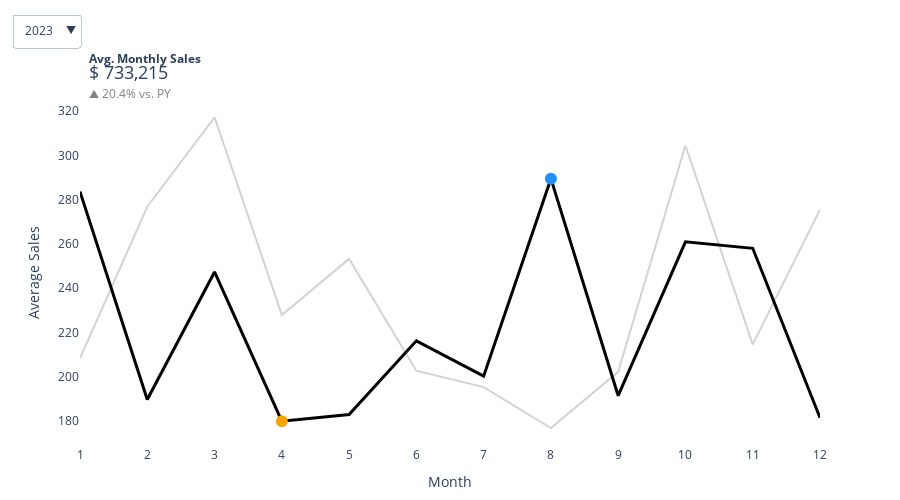

This figure's notebook cell:
### Code cell
import plotly.graph_objects as go
import pandas as pd

# Asegúrate de tener la columna 'Month'
orders['Order Date'] = pd.to_datetime(orders['Order Date'])
orders['Month'] = orders['Order Date'].dt.month

años_disponibles = sorted(orders['Year'].unique())
fig = go.Figure()
trazas = []

# Creamos las trazas de cada año
for i, año in enumerate(años_disponibles):
    actual = orders[orders['Year'] == año].groupby('Month')['Sales'].mean()
    anterior = orders[orders['Year'] == año - 1].groupby('Month')['Sales'].mean()

    total_actual = orders[orders['Year'] == año]['Sales'].sum()
    total_anterior = orders[orders['Year'] == año - 1]['Sales'].sum() if not anterior.empty else 0
    diff_pct = ((total_actual - total_anterior) / total_anterior * 100) if total_anterior else 0

    max_mes = actual.idxmax()
    min_mes = actual.idxmin()

    # Línea gris: año anterior
    trazas.append(go.Scatter(
        x=anterior.index,
        y=anterior.values,
        mode='lines',
        name=f"{año - 1}",
        line=dict(color='lightgray', width=2),
        visible=(i == len(años_disponibles) - 1)
    ))

    # Línea negra: año actual
    trazas.append(go.Scatter(
        x=actual.index,
        y=actual.values,
        mode='lines',
        name=f"{año}",
        line=dict(color='black', width=3),
        visible=(i == len(años_disponibles) - 1)
    ))

    # Punto mínimo (naranja)
    trazas.append(go.Scatter(
        x=[min_mes],
        y=[actual[min_mes]],
        mode='markers',
        marker=dict(color='orange', size=12),
        name='Min',
        visible=(i == len(años_disponibles) - 1)
    ))

    # Punto máximo (azul)
    trazas.append(go.Scatter(
        x=[max_mes],
        y=[actual[max_mes]],
        mode='markers',
        marker=dict(color='dodgerblue', size=12),
        name='Max',
        visible=(i == len(años_disponibles) - 1)
    ))

# Añadir todas las trazas al gráfico
for traza in trazas:
    fig.add_trace(traza)

# Crear botones del dropdown por año
botones = []
for i, año in enumerate(años_disponibles):
    actual = orders[orders['Year'] == año].groupby('Month')['Sales'].mean()
    anterior = orders[orders['Year'] == año - 1].groupby('Month')['Sales'].mean()
    total_actual = orders[orders['Year'] == año]['Sales'].sum()
    total_anterior = orders[orders['Year'] == año - 1]['Sales'].sum() if not anterior.empty else 0
    diff_pct = ((total_actual - total_anterior) / total_anterior * 100) if total_anterior else 0

    visibilidad = [False] * len(trazas)
    visibilidad[i*4:i*4+4] = [True] * 4

    botones.append(dict(
        label=str(año),
        method='update',
        args=[
            {'visible': visibilidad},
            {'annotations': [
                dict(x=0.01, y=1.15, xref='paper', yref='paper',
                     text=f"<b>Avg. Monthly Sales</b><br><span style='font-size:1.5em'>$ {total_actual:,.0f}</span>",
                     showarrow=False, align='left'),
                dict(x=0.01, y=1.05, xref='paper', yref='paper',
                     text=f"<span style='color:gray;'>▲ {diff_pct:.1f}% vs. PY</span>",
                     showarrow=False, align='left')
            ]}
        ]
    ))

# Valores por defecto (último año)
último_año = años_disponibles[-1]
df_ult = orders[orders['Year'] == último_año]['Sales']
df_ant = orders[orders['Year'] == último_año - 1]['Sales']
ventas_ult = df_ult.sum()
ventas_ant = df_ant.sum()
diff_ult = ((ventas_ult - ventas_ant) / ventas_ant * 100) if ventas_ant.sum() else 0

# Layout y diseño
fig.update_layout(
    updatemenus=[dict(
        active=len(botones) - 1,
        buttons=botones,
        direction="down",
        x=0,
        y=1.25,
        showactive=True
    )],
    annotations=[
        dict(x=0.01, y=1.15, xref='paper', yref='paper',
             text=f"<b>Avg. Monthly Sales</b><br><span style='font-size:1.5em'>$ {ventas_ult:,.0f}</span>",
             showarrow=False, align='left'),
        dict(x=0.01, y=1.05, xref='paper', yref='paper',
             text=f"<span style='color:gray;'>▲ {diff_ult:.1f}% vs. PY</span>",
             showarrow=False, align='left')
    ],
    height=500,
    margin=dict(t=100, b=40),
    plot_bgcolor='white',
    xaxis=dict(title='Month', dtick=1),
    yaxis=dict(title='Average Sales'),
    showlegend=False
)

fig.show()

### Figure 1 — Plotly figure (JSON) as saved in the notebook; plotly's stock layout.template omitted (floating-point values rounded to 4 significant figures)
{"data": [{"line": {"color": "lightgray", "width": 2}, "mode": "lines", "name": "2019", "type": "scatter", "visible": false, "x": [], "y": []}, {"line": {"color": "black", "width": 3}, "mode": "lines", "name": "2020", "type": "scatter", "visible": false, "x": [1, 2, 3, 4, 5, 6, 7, 8, 9, 10, 11, 12], "y": [180.2, 98.26, 354.7, 209.6, 193.8, 256.3, 237.4, 182.4, 305.1, 197.8, 247.3, 250.2]}, {"marker": {"color": "orange", "size": 12}, "mode": "markers", "name": "Min", "type": "scatter", "visible": false, "x": [2], "y": [98.26]}, {"marker": {"color": "dodgerblue", "size": 12}, "mode": "markers", "name": "Max", "type": "scatter", "visible": false, "x": [3], "y": [354.7]}, {"line": {"color": "lightgray", "width": 2}, "mode": "lines", "name": "2020", "type": "scatter", "visible": false, "x": [1, 2, 3, 4, 5, 6, 7, 8, 9, 10, 11, 12], "y": [180.2, 98.26, 354.7, 209.6, 193.8, 256.3, 237.4, 182.4, 305.1, 197.8, 247.3, 250.2]}, {"line": {"color": "black", "width": 3}, "mode": "lines", "name": "2021", "type": "scatter", "visible": false, "x": [1, 2, 3, 4, 5, 6, 7, 8, 9, 10, 11, 12], "y": [313.3, 186.7, 280.6, 213.7, 206.4, 179.7, 205.5, 232.1, 220.5, 189.2, 234.5, 237.1]}, {"marker": {"color": "orange", "size": 12}, "mode": "markers", "name": "Min", "type": "scatter", "visible": false, "x": [6], "y": [179.7]}, {"marker": {"color": "dodgerblue", "size": 12}, "mode": "markers", "name": "Max", "type": "scatter", "visible": false, "x": [1], "y": [313.3]}, {"line": {"color": "lightgray", "width": 2}, "mode": "lines", "name": "2021", "type": "scatter", "visible": false, "x": [1, 2, 3, 4, 5, 6, 7, 8, 9, 10, 11, 12], "y": [313.3, 186.7, 280.6, 213.7, 206.4, 179.7, 205.5, 232.1, 220.5, 189.2, 234.5, 237.1]}, {"line": {"color": "black", "width": 3}, "mode": "lines", "name": "2022", "type": "scatter", "visible": false, "x": [1, 2, 3, 4, 5, 6, 7, 8, 9, 10, 11, 12], "y": [208.3, 276.9, 317.3, 227.9, 253.3, 202.7, 195.3, 176.8, 202.2, 304.5, 214.6, 275.6]}, {"marker": {"color": "orange", "size": 12}, "mode": "markers", "name": "Min", "type": "scatter", "visible": false, "x": [8], "y": [176.8]}, {"marker": {"color": "dodgerblue", "size": 12}, "mode": "markers", "name": "Max", "type": "scatter", "visible": false, "x": [3], "y": [317.3]}, {"line": {"color": "lightgray", "width": 2}, "mode": "lines", "name": "2022", "type": "scatter", "visible": true, "x": [1, 2, 3, 4, 5, 6, 7, 8, 9, 10, 11, 12], "y": [208.3, 276.9, 317.3, 227.9, 253.3, 202.7, 195.3, 176.8, 202.2, 304.5, 214.6, 275.6]}, {"line": {"color": "black", "width": 3}, "mode": "lines", "name": "2023", "type": "scatter", "visible": true, "x": [1, 2, 3, 4, 5, 6, 7, 8, 9, 10, 11, 12], "y": [283.7, 189.7, 247.4, 179.9, 182.9, 216.3, 200.3, 289.5, 191.4, 261.0, 258.1, 181.4]}, {"marker": {"color": "orange", "size": 12}, "mode": "markers", "name": "Min", "type": "scatter", "visible": true, "x": [4], "y": [179.9]}, {"marker": {"color": "dodgerblue", "size": 12}, "mode": "markers", "name": "Max", "type": "scatter", "visible": true, "x": [8], "y": [289.5]}], "layout": {"annotations": [{"align": "left", "showarrow": false, "text": "<b>Avg. Monthly Sales</b><br><span style='font-size:1.5em'>$ 733,215</span>", "x": 0.01, "xref": "paper", "y": 1.15, "yref": "paper"}, {"align": "left", "showarrow": false, "text": "<span style='color:gray;'>▲ 20.4% vs. PY</span>", "x": 0.01, "xref": "paper", "y": 1.05, "yref": "paper"}], "height": 500, "margin": {"b": 40, "t": 100}, "plot_bgcolor": "white", "showlegend": false, "updatemenus": [{"active": 3, "buttons": [{"args": [{"visible": [true, true, true, true, false, false, false, false, false, false, false, false, false, false, false, false]}, {"annotations": [{"align": "left", "showarrow": false, "text": "<b>Avg. Monthly Sales</b><br><span style='font-size:1.5em'>$ 484,247</span>", "x": 0.01, "xref": "paper", "y": 1.15, "yref": "paper"}, {"align": "left", "showarrow": false, "text": "<span style='color:gray;'>▲ 0.0% vs. PY</span>", "x": 0.01, "xref": "paper", "y": 1.05, "yref": "paper"}]}], "label": "2020", "method": "update"}, {"args": [{"visible": [false, false, false, false, true, true, true, true, false, false, false, false, false, false, false, false]}, {"annotations": [{"align": "left", "showarrow": false, "text": "<b>Avg. Monthly Sales</b><br><span style='font-size:1.5em'>$ 470,533</span>", "x": 0.01, "xref": "paper", "y": 1.15, "yref": "paper"}, {"align": "left", "showarrow": false, "text": "<span style='color:gray;'>▲ -2.8% vs. PY</span>", "x": 0.01, "xref": "paper", "y": 1.05, "yref": "paper"}]}], "label": "2021", "method": "update"}, {"args": [{"visible": [false, false, false, false, false, false, false, false, true, true, true, true, false, false, false, false]}, {"annotations": [{"align": "left", "showarrow": false, "text": "<b>Avg. Monthly Sales</b><br><span style='font-size:1.5em'>$ 609,206</span>", "x": 0.01, "xref": "paper", "y": 1.15, "yref": "paper"}, {"align": "left", "showarrow": false, "text": "<span style='color:gray;'>▲ 29.5% vs. PY</span>", "x": 0.01, "xref": "paper", "y": 1.05, "yref": "paper"}]}], "label": "2022", "method": "update"}, {"args": [{"visible": [false, false, false, false, false, false, false, false, false, false, false, false, true, true, true, true]}, {"annotations": [{"align": "left", "showarrow": false, "text": "<b>Avg. Monthly Sales</b><br><span style='font-size:1.5em'>$ 733,215</span>", "x": 0.01, "xref": "paper", "y": 1.15, "yref": "paper"}, {"align": "left", "showarrow": false, "text": "<span style='color:gray;'>▲ 20.4% vs. PY</span>", "x": 0.01, "xref": "paper", "y": 1.05, "yref": "paper"}]}], "label": "2023", "method": "update"}], "direction": "down", "showactive": true, "x": 0, "y": 1.25}], "xaxis": {"dtick": 1, "title": {"text": "Month"}}, "yaxis": {"title": {"text": "Average Sales"}}}}
